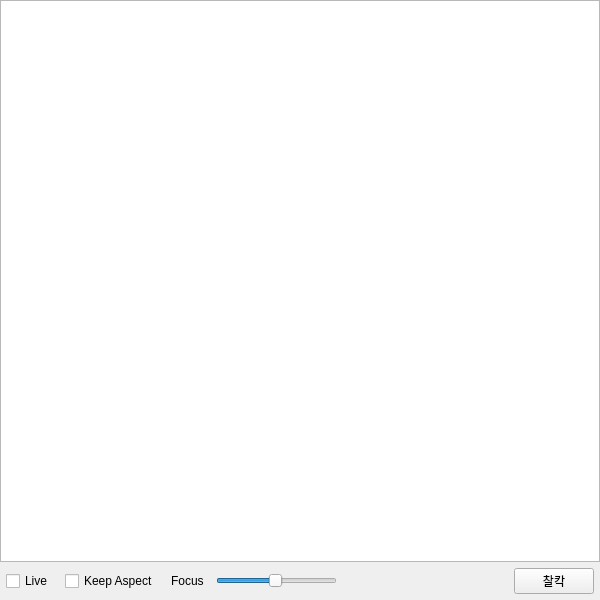
<?xml version="1.0" encoding="UTF-8"?>
<ui version="4.0">
 <class>MainWindow</class>
 <widget class="QMainWindow" name="MainWindow">
  <property name="geometry">
   <rect>
    <x>0</x>
    <y>0</y>
    <width>600</width>
    <height>600</height>
   </rect>
  </property>
  <property name="windowTitle">
   <string>MainWindow</string>
  </property>
  <widget class="QWidget" name="centralwidget">
   <layout class="QHBoxLayout" name="horizontalLayout_4">
    <property name="spacing">
     <number>0</number>
    </property>
    <property name="leftMargin">
     <number>0</number>
    </property>
    <property name="topMargin">
     <number>0</number>
    </property>
    <property name="rightMargin">
     <number>0</number>
    </property>
    <property name="bottomMargin">
     <number>0</number>
    </property>
    <item>
     <layout class="QVBoxLayout" name="verticalLayout_2">
      <item>
       <widget class="PlotWidget" name="plot_widget">
        <property name="sizePolicy">
         <sizepolicy hsizetype="Minimum" vsizetype="Expanding">
          <horstretch>0</horstretch>
          <verstretch>0</verstretch>
         </sizepolicy>
        </property>
       </widget>
      </item>
      <item>
       <layout class="QHBoxLayout" name="horizontalLayout">
        <property name="spacing">
         <number>12</number>
        </property>
        <property name="leftMargin">
         <number>6</number>
        </property>
        <property name="topMargin">
         <number>6</number>
        </property>
        <property name="rightMargin">
         <number>6</number>
        </property>
        <property name="bottomMargin">
         <number>6</number>
        </property>
        <item>
         <widget class="QCheckBox" name="live_check">
          <property name="text">
           <string>Live</string>
          </property>
         </widget>
        </item>
        <item>
         <widget class="QCheckBox" name="aspect_check">
          <property name="text">
           <string>Keep Aspect</string>
          </property>
         </widget>
        </item>
        <item>
         <layout class="QHBoxLayout" name="horizontalLayout_2">
          <property name="spacing">
           <number>12</number>
          </property>
          <item>
           <widget class="QLabel" name="label">
            <property name="text">
             <string>Focus</string>
            </property>
           </widget>
          </item>
          <item>
           <widget class="QSlider" name="focus_slider">
            <property name="sizePolicy">
             <sizepolicy hsizetype="Expanding" vsizetype="Fixed">
              <horstretch>0</horstretch>
              <verstretch>0</verstretch>
             </sizepolicy>
            </property>
            <property name="maximum">
             <number>51</number>
            </property>
            <property name="singleStep">
             <number>5</number>
            </property>
            <property name="value">
             <number>25</number>
            </property>
            <property name="sliderPosition">
             <number>25</number>
            </property>
            <property name="orientation">
             <enum>Qt::Horizontal</enum>
            </property>
           </widget>
          </item>
         </layout>
        </item>
        <item>
         <spacer name="horizontalSpacer">
          <property name="orientation">
           <enum>Qt::Horizontal</enum>
          </property>
          <property name="sizeHint" stdset="0">
           <size>
            <width>40</width>
            <height>20</height>
           </size>
          </property>
         </spacer>
        </item>
        <item>
         <widget class="QPushButton" name="save_img_btn">
          <property name="text">
           <string>찰칵</string>
          </property>
         </widget>
        </item>
       </layout>
      </item>
     </layout>
    </item>
   </layout>
  </widget>
  <widget class="QMenuBar" name="menubar">
   <property name="geometry">
    <rect>
     <x>0</x>
     <y>0</y>
     <width>600</width>
     <height>21</height>
    </rect>
   </property>
  </widget>
 </widget>
 <customwidgets>
  <customwidget>
   <class>PlotWidget</class>
   <extends>QGraphicsView</extends>
   <header>pyqtgraph</header>
  </customwidget>
 </customwidgets>
 <resources/>
 <connections/>
</ui>
